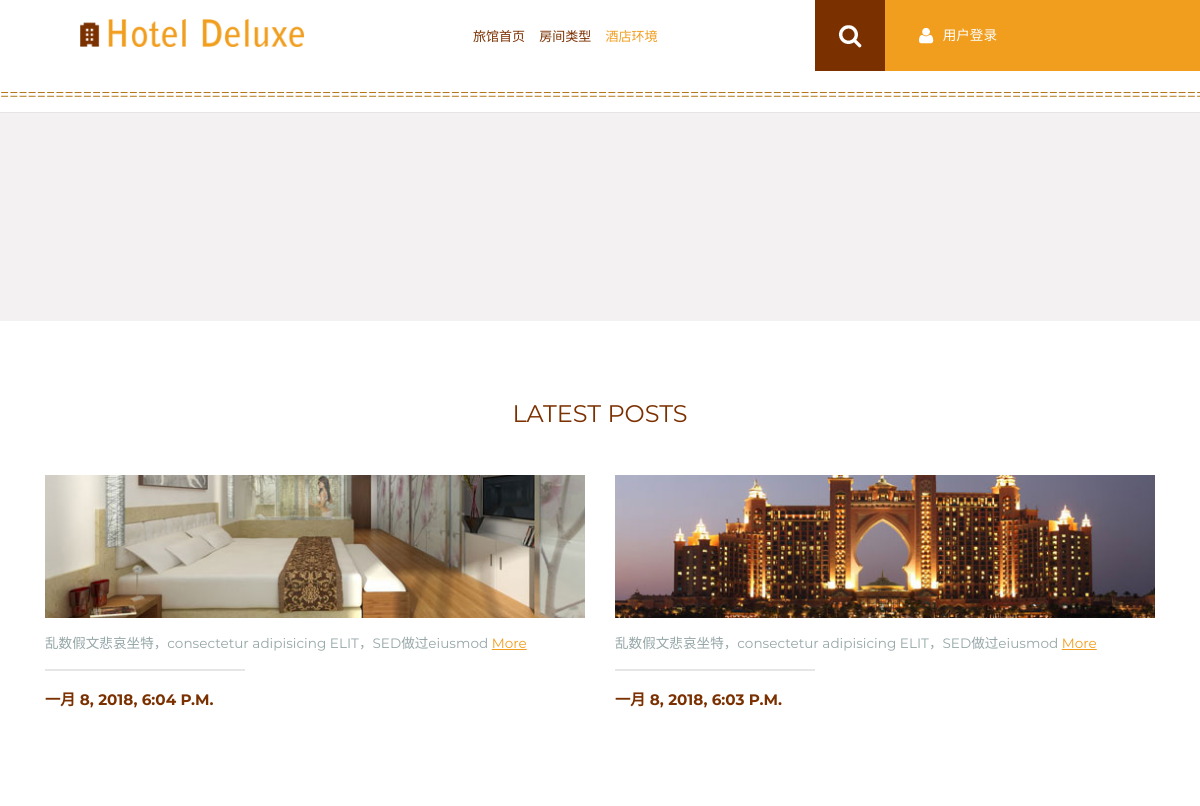
The app's page /gallery/ (upper part), older data.
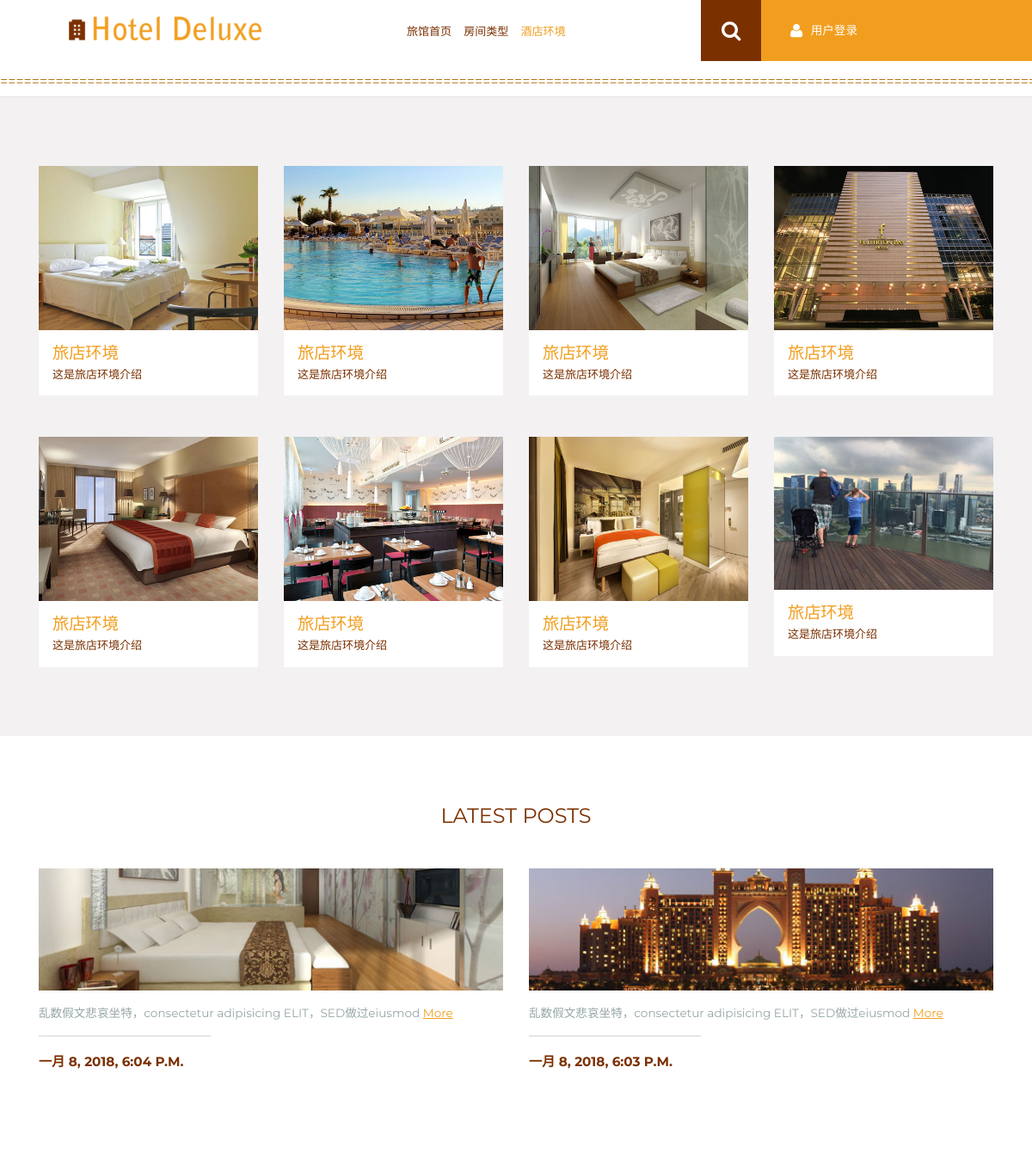
The same page, newer data.
### app/models.py (models this page shows, shortened)
class Latest_post(models.Model):
    title = models.CharField(max_length=50)
    time = models.DateTimeField(auto_now=True)
    author = models.CharField(max_length=20)
    content = models.CharField(max_length=500)
    img = models.ImageField(upload_to='./static/upload/')
    views = models.IntegerField(default=1)

class Hotel_environment(models.Model):
    title=models.CharField(max_length=10)
    img=models.ImageField(upload_to='./static/upload/')
    content=models.CharField(max_length=100)

### app/views.py (the view)
# urls.py: path('gallery/',gallery,name='gallery'),
def gallery(request):
    user = islogin(request)
    fadeleft = Hotel_environment.objects.all().order_by('-id')[0:4]
    faderight = Hotel_environment.objects.all().order_by('-id')[4:8]
    posts = Latest_post.objects.all().order_by('-time')[:2]
    return render(request, 'gallery.html',
                  {'user': user, 'fadeleft': fadeleft, 'faderight': faderight, 'l_post': posts, 'gallery': True})

### app/unit.py (called while the page is built)
def islogin(request):
    try:
        user = User.objects.get(username=request.session['username'])
    except:
        user = None
    return user

### templates/gallery.html (shortened to what this page needs)
{% extends 'base.html' %}
{% load static %}
{% block container %}
    <div class="living_middle">
        <div class="container">
            <div class="entertain_box wow fadeInLeft" data-wow-delay="0.4s">
                {% for i in fadeleft %}
                    <div class="col-md-3 grid_box">
                        <a href="/{{ i.img }}" class="swipebox" title="Image Title"> <img
                                src="/{{ i.img }}"
                                class="img-responsive"
                                alt=""> </a>
                        <div class="grid_box2">
                            <h4><a href="">{{ i.title }}</a></h4>
                            <p>{{ i.content }}</p>
                        </div>
                    </div>
                {% endfor %}
                <div class="clearfix"></div>
            </div>
            <div class="entertain_box1 wow fadeInRight" data-wow-delay="0.4s">
                {% for i in faderight %}
                    <div class="col-md-3 grid_box">
                        <a href="/{{ i.img }}" class="swipebox" title="Image Title"> <img
                                src="/{{ i.img }}"
                                class="img-responsive"
                                alt=""> </a>
                        <div class="grid_box2">
                            <h4><a href="#">{{ i.title }}</a></h4>
                            <p>{{ i.content }}</p>
                        </div>
                    </div>
                {% endfor %}
            </div>
        </div>
    </div>
    <div class="living_bottom">
        <div class="container">
            <h2 class="title block-title">Latest Posts</h2>
            {% for i in l_post %}
                <div class="col-md-6 post_left wow fadeInLeft" data-wow-delay="0.4s">
                    <div class="mask1"><img src="/{{ i.img }}" alt="image" class="img-responsive zoom-img"/></div>
                    <p>{{ i.content|truncatechars:'50' }}
                        <a href="/article?id={{ i.id }}">More</a></p>
                    <div class="divider"></div>
                    <p class="field-content">{{ i.time }}</p>
                </div>
            {% endfor %}
        </div>
    </div>
{% endblock %}

### templates/base.html (shortened to what this page needs)
{% load static %}
<!DOCTYPE HTML>
<html>
<head>
    <link href="{% static 'css/bootstrap.css' %}" rel='stylesheet' type='text/css'/>
    <link href="{% static 'css/style.css' %}" rel='stylesheet' type='text/css'/>
    <link href='{% static 'css/fonts.css' %}' rel='stylesheet' type='text/css'>
    <link href="{% static 'css/animate.css' %}" rel='stylesheet' type='text/css'/>
    {% if gallery %}
        <link rel="stylesheet" href="{% static 'css/swipebox.css' %}">
    {% endif %}
</head>
<body>
{% block body %}
    {% block header %}
        <div class="header">
            <div class="col-sm-8 header-left">
                <div class="logo">
                    <a href="/index/"><img src="{% static 'img/logo.png' %}" alt=""/></a>
                </div>
                <div class="menu">
                    <ul class="nav" id="nav">
                        <li {% if index %}class="active"{% endif %}><a href="/">旅馆首页</a></li>
                        <li {% if wow %}class="active"{% endif %}><a href="/rooms/">房间类型</a></li>
                        <li {% if gallery %}class="active"{% endif %}><a href="/gallery/">酒店环境</a></li>
                    </ul>
                </div>
                <div class="search-box">
                    <div id="sb-search" class="sb-search">
                        <form>
                            <span class="sb-icon-search"> </span>
                        </form>
                    </div>
                </div>
                <div class="clearfix"></div>
            </div>
            <div class="col-sm-4 header_right">
                <div id="loginContainer">
                    {% if user %}
                        <img src="{% static 'img/login.png' %}"><span>歡迎您，{{ user.username }}</span>
                    {% else %}
                        <a href="#" id="loginButton"><img src="{% static 'img/login.png' %}"><span>用户登录</span></a>
                    {% endif %}
                </div>
            </div>
            <div class="clearfix"></div>
        </div>
        <div class="content_top">
            <p style="color: #AD6C09">
                ===================================================================================================================================</p>
        </div>
    {% endblock %}
    <div class="content_middle">
        {% block container %}
        {% endblock %}
    </div>
{% endblock %}
</body>
</html>

### static/css/style.css (style rules this page uses)
h4, h5, h6, h1, h2, h3 { margin-top: 0; }
ul, ol { margin: 0; }
p { margin: 0; }
html, body { font-family: 'Montserrat', sans-serif; font-size: 100%; background:#fff; }
body a { transition:0.5s all; -webkit-transition:0.5s all; -moz-transition:0.5s all; -o-transition:0.5s all; -ms-transition:0.5s all; }
.header { background:#fff; padding:0; margin-left: 16em; }
.header-left { padding: 9px 0; }
.search-box { float: left; }
.logo { float: left; margin: 10px 0px 0px 0px; width:30%; }
.menu { float:left; margin: 13px 0 0; width:70%; text-align:center; }
.menu li { display:inline-block; }
.menu li:first-child { margin-left:0; }
.menu li a { display: block; font-size: 0.85em; text-transform: uppercase; margin: 5px 10px; color:#7B3000; padding:0; -webkit-transition: all 0.3s ease; -moz-transition: all 0.3s ease; -o-transition: all 0.3s ease; transition: all 0.3s ease; font-weight:500; }
.menu li a:hover ,.menu li.active a { color:#F19E1F; }
.nav:before, .nav:after { content: " "; display: table; }
.nav:after { clear: both; }
.header_right { padding:0; }
.sb-search { position: absolute; top:0; right:-10px; width: 0%; min-width:70px; height:71px; float: right; overflow: hidden; -webkit-transition: width 0.3s; -moz-transition: width 0.3s; transition: width 0.3s; -webkit-backface-visibility: hidden; }
.sb-icon-search,.sb-search-submit { width:70px; height:71px; display: block; position: absolute; right: 0; top: 0; padding: 0; margin: 0; line-height:71px; text-align: center; cursor: pointer; }
.sb-icon-search { color: #FFF; background:#7B3000 url('/static/img/h_search.png') no-repeat 21px 22px; z-index: 90; }
#loginContainer { position:relative; background:#F19E1F; padding:1.5em 2em; }
#loginContainer a span { padding:0px 0px 0 5px; color: #fff; text-transform: uppercase; font-size: 0.85em; }
#loginButton { display:inline-block; position:relative; z-index:30; cursor:pointer; }
a#loginButton img { vertical-align: bottom; }
.content_top { background:#fff; padding:13px 0 5px; border-bottom: 1px solid #E6E5E5; }
.content_middle { background:#f3f1f2; }
.living_middle { padding:5em 0; background: #f3f1f2; }
.living_bottom { background:#fff; padding:5em 0; }
.post_left p { color: #96a6a7; font-size: 0.85em; line-height: 1.8em; margin: 1em 0; }
.post_left p a { color:#F19E1F; text-decoration:underline; }
.divider { height:2px; background:#E6E6E6; width:200px; }
p.field-content { color:#7B3000; text-transform: uppercase; font-size: 0.95em; font-weight: 700; }
img.zoom-img { -webkit-transform: scale(1, 1); -webkit-transition-timing-function: ease-out; -webkit-transition-duration: 250ms; -moz-transform: scale(1, 1); -moz-transition-timing-function: ease-out; -moz-transition-duration: 250ms; }
.mask1 { text-decoration: none; overflow: hidden; display: block; }
h2.title.block-title { text-align: center; font-size: 1.5em; text-transform: uppercase; font-weight: 500; color:#7B3000; margin-bottom:2em; }
.grid_box2 { background:#fff; padding:1em; }
.grid_box2 h4 { text-transform:uppercase; font-size:1.2em; font-weight:500; margin-bottom:5px; }
.grid_box2 h4 a { color:#F19E1F; }
.grid_box2 p { text-transform:uppercase; font-size:0.8125em; color:#7B3000; font-weight:500; }
.entertain_box { margin-bottom:3em; }
@media (max-width:1440px) { .logo img { width: 100%; } }
@media (max-width:1440px) { .header { margin-left: 10em; } }
@media (max-width:1366px) { .header { margin-left: 8em; } }
@media (max-width:1280px) { .header { margin-left:5em; } }
@media (max-width:1280px) { #loginContainer { width:85%; float: right; } }
@media (max-width:1280px) { .sb-search { right: -58px; } }
@media (max-width:1280px) { .menu li a { margin: 5px 5px; font-size: 0.8125em; } }

Row changes from the older to the newer data that the page shows:
added Hotel_environment: img (picture), title "旅店环境", content "这是旅店环境介绍"
added Hotel_environment: img (picture), title "旅店环境", content "这是旅店环境介绍"
added Hotel_environment: img (picture), title "旅店环境", content "这是旅店环境介绍"
added Hotel_environment: img (picture), title "旅店环境", content "这是旅店环境介绍"
added Hotel_environment: img (picture), title "旅店环境", content "这是旅店环境介绍"
added Hotel_environment: img (picture), title "旅店环境", content "这是旅店环境介绍"
added Hotel_environment: img (picture), title "旅店环境", content "这是旅店环境介绍"
added Hotel_environment: img (picture), title "旅店环境", content "这是旅店环境介绍"
